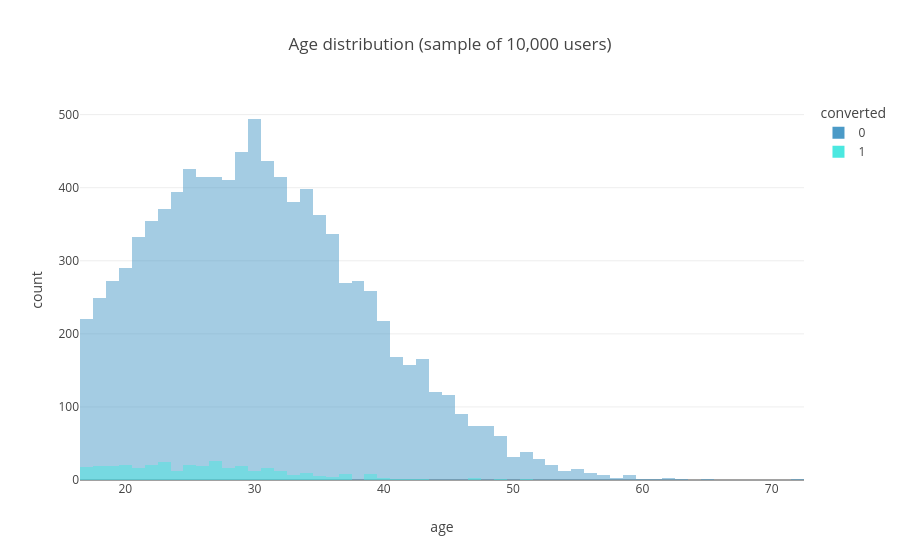

Source (notebook cell):
### Markdown cell above
The target is very imbalanced (about 3% of conversions): accuracy is useless (predicting 'never converts' gives 97%), hence the **f1-score** (harmonic mean of precision and recall on the converted class).

### Code cell
data_sample = data.sample(10000, random_state=SEED)  # the dataset is big: plots on a sample, rates on the full data
fig = px.histogram(data_sample, x='age', color='converted', nbins=60, barmode='overlay', title='Age distribution (sample of 10,000 users)')
fig.show()
print('Ages above 80:', sorted(data.loc[data['age'] > 80, 'age'].tolist()))

### Figure 1 — Plotly figure (JSON) as saved in the notebook; plotly's stock layout.template omitted (floating-point values rounded to 4 significant figures; data arrays with more than 128 entries replaced by an {"elided": "..."} marker saying what was removed)
{"data": [{"bingroup": "x", "hovertemplate": "converted=0<br>age=%{x}<br>count=%{y}<extra></extra>", "legendgroup": "0", "marker": {"color": "#4B9AC7", "opacity": 0.5, "pattern": {"shape": ""}}, "name": "0", "nbinsx": 60, "orientation": "v", "showlegend": true, "type": "histogram", "x": {"elided": "9652 int values"}, "xaxis": "x", "yaxis": "y"}, {"bingroup": "x", "hovertemplate": "converted=1<br>age=%{x}<br>count=%{y}<extra></extra>", "legendgroup": "1", "marker": {"color": "#4BE8E0", "opacity": 0.5, "pattern": {"shape": ""}}, "name": "1", "nbinsx": 60, "orientation": "v", "showlegend": true, "type": "histogram", "x": {"elided": "348 int values"}, "xaxis": "x", "yaxis": "y"}], "layout": {"barmode": "overlay", "legend": {"title": {"text": "converted"}, "tracegroupgap": 0}, "title": {"text": "Age distribution (sample of 10,000 users)"}, "xaxis": {"anchor": "y", "domain": [0.0, 1.0], "title": {"text": "age"}}, "yaxis": {"anchor": "x", "domain": [0.0, 1.0], "title": {"text": "count"}}}}
